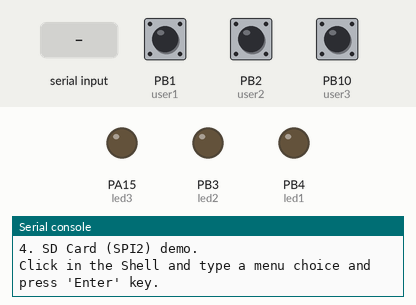
A program run on a simulated pyboard running MicroPython. Parts: output pins drawn as LEDs (lit = HIGH), the last lines printed to the serial console. Dashed ring = blinking. The inputs (shaded band) are chosen by the test bench; at power-on: PB1 (user1) HIGH, PB2 (user2) HIGH, PB10 (user3) HIGH.

Above: at 1.2 s.
1.3 s: "1" typed at the serial console, then Enter
2.8 s: PB1 (user1) pulled LOW for 1 s
At 3.3 s:
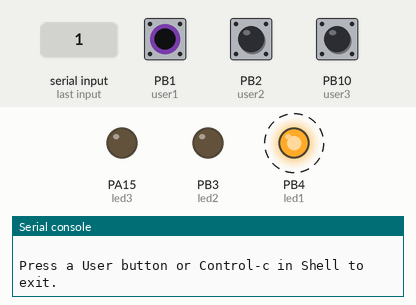
5.8 s: PB1 (user1) pulled LOW for 3.2 s
At 6.5 s:
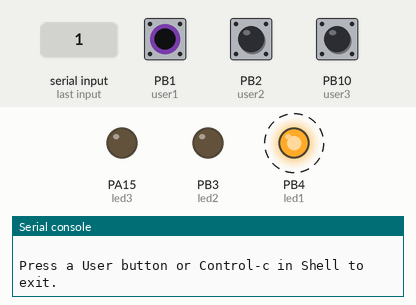
10.5 s: PB2 (user2) pulled LOW for 1 s
At 11.1 s:
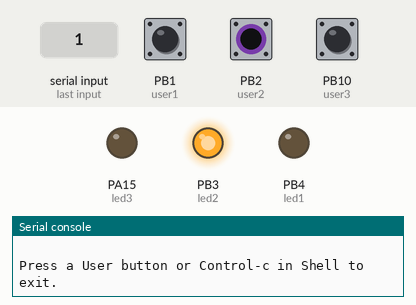
13.0 s: PB10 (user3) pulled LOW for 1 s
At 13.7 s:
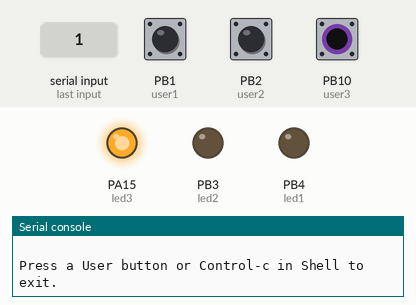
15.5 s: PB10 (user3) pulled LOW for 3.2 s
At 15.9 s:
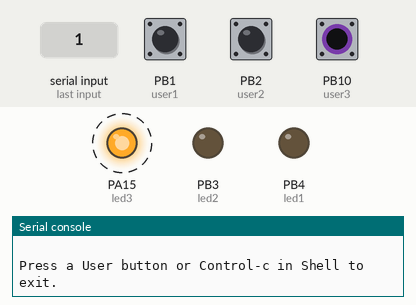
Timing chart, 0 to 20.2 s (numbered marks = the images above; inputs shaded):
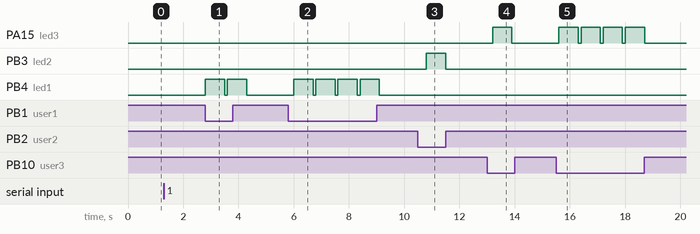

Measured:
- after the input at 2.8 s, PB4 (led1): alternates HIGH for 0.70 s and LOW for 0.10 s, 4 changes in all, then stays LOW, starting at once
- after the input at 5.8 s, PB4 (led1): alternates HIGH for 0.70 s and LOW for 0.10 s, 8 changes in all, then stays LOW, starting after 0.20 s
- after the input at 10.5 s, PB3 (led2): LOW → HIGH after 0.30 s, → LOW 0.70 s later
- after the input at 13.0 s, PA15 (led3): LOW → HIGH after 0.20 s, → LOW 0.70 s later
- after the input at 15.5 s, PA15 (led3): alternates HIGH for 0.70 s and LOW for 0.10 s, 8 changes in all, then stays LOW, starting after 0.10 s

The program:

bb_demo_no_oled.py
```python
# (licence header left out)
from pyb import Pin, ADC
from machine import I2C
import time

#import ssd1306
from time import sleep
import sdcard
import os

# Global Variables.
choice = 0
onetime = 0
mydir = "/sd"
line1 = ""
line2 = ""
# LEDs on the SBB.
USER_LED1_PIN = 'PB4'
USER_LED2_PIN = 'PB3'
USER_LED3_PIN = 'PA15'
# Define the leds.
led1 =  Pin(USER_LED1_PIN, Pin.OUT)
led2 =  Pin(USER_LED2_PIN, Pin.OUT)
led3 =  Pin(USER_LED3_PIN, Pin.OUT)
# Make sure they are off.
led1.off()
led2.off()
led3.off()
# Connect wires between PB1,PB2,PB10 and the SBB buttons.
USER_BTN1_PIN = 'PB1'
USER_BTN2_PIN = 'PB2'
USER_BTN3_PIN = 'PB10'
# Define the user buttons.
user1 = Pin(USER_BTN1_PIN, Pin.IN, Pin.PULL_UP)
user2 = Pin(USER_BTN2_PIN, Pin.IN, Pin.PULL_UP)
user3 = Pin(USER_BTN3_PIN, Pin.IN, Pin.PULL_UP)
# Connect wires between PA1, PA2, and PA3 to the potentiometers.
POT1_PIN = 'PA1'
POT2_PIN = 'PA2'
POT3_PIN = 'PA3'
# Define the analog input for the potentiometers.
pot1 = ADC(POT1_PIN)
pot2 = ADC(POT2_PIN)
pot3 = ADC(POT3_PIN)
# Define the Pins for the 4-socket hearder label I2C1 Port.
SCL_PIN = 'PB6'
SDA_PIN = 'PB7'
# Initialization of the I2C1 device
#i2c = I2C(scl=Pin(SCL_PIN), sda=Pin(SDA_PIN), freq=100000)
# Parameter setting of screen characteristics in Pixels
#oled_screen_width = 128
#oled_screen_length = 64
# oled object
#oled = None
#
# Jumpers must be on board between SPI-2 and SD Port.
# Note: CD is already pulled up to VCC with 10K
#WP = None
SCK = Pin('PB13')
MISO = Pin('PB14')
MOSI = Pin('PB15')
CS = Pin('PB12')
SPI_PORT = 2
# microsd object
sd = None

def menu():
    global choice
    print("Menu.")
    print("1. Button and LEDs demo.")
    print("2. Potentiometers (ADC) demo.")
    #print("3. OLED (I2C1) demo.")
    print("4. SD Card (SPI2) demo.")
    print("Click in the Shell and ", end="")
    print("type a menu choice and press 'Enter' key.")
    choice = input()
    if len(choice) > 1:
        choice = choice[0]

def prompt():
    print("\n")
    print("Press a User button or Control-c in Shell to exit.")

def button_setup():
    print("SETUP STM32F411 Base Board as follows:")
    print("* LED1 at {}.".format(led1))
    print("* LED2 at {}.".format(led2))
    print("* LED3 at {}.".format(led3))
    print("* User BTN1 defined at {}.".format(user1))
    print("* User BTN2 defined at {}.".format(user2))
    print("* User BTN3 defined at {}.".format(user3))

def button_demo():
    user1_btn = user1.value()   # returns one or zero.
    user2_btn = user2.value()   # returns one or zero.
    user3_btn = user3.value()   # returns one or zero.
    #print("user1_btn:",user1_btn)
    if user1_btn == 0:
        led1.on()
    if user2_btn == 0:
        led2.on()
    if user3_btn == 0:
        led3.on()
    time.sleep(0.7)
    led1.off()
    led2.off()
    led3.off()

def pot_setup():
    #global onetime, oled
    global onetime
    onetime = 0
    print("SETUP STM32F411 Base Board as follows:")
    print("* POT1 at {}.".format(pot1))
    print("* POT2 at {}.".format(pot2))
    print("* POT3 at {}.".format(pot3))
    print("* User BTN1 defined at {}.".format(user1))
    #oled_setup()

def pot_headers():
    #global onetime, oled
    global onetime
    if onetime == 0:
        print()
        print("NOTE: Readings are updated every 5 seconds.\n")
        print("     POT1     ", end="")
        print("       POT2     ", end="")
        print("       POT3     ", end="\n")
        print(" -------------- ", end="")
        print(" -------------- ", end="")
        print(" -------------- ", end="\n")
        #oled.fill(0)
        #oled.show()
    onetime = 1

def pot_demo():
    #global oled, line1, line2
    pot_headers()
    #oled.text (line1, 0, 16, 0)
    #oled.text (line2, 0, 24, 0)
    #oled.fill(0)
    #oled.show()
    reading1 = pot1.read()
    value1 = (reading1 * 3.3) / 4095
    time.sleep(.1)
    reading2 = pot2.read()
    value2 = (reading2 * 3.3) / 4095
    time.sleep(.1)
    reading3 = pot3.read()
    value3 = (reading3 * 3.3) / 4095
    time.sleep(.1)
    print(" %d cnt %.2fv " % (reading1,value1),end="")
    print(" %d cnt %.2fv " % (reading2,value2),end="")
    print(" %d cnt %.2fv " % (reading3,value3),end="\n")
    #line1 = "%4d %4d %4d" % (reading1, reading2, reading3)
    #line2 = "%.2f %.2f %.2f" % (value1, value2, value3)
    #oled.text ('Potentiometers', 0, 0)
    #oled.text ('POT1 POT2 POT3', 0, 8)
    #oled.text (line1, 0, 16)
    #oled.text (line2, 0, 24)
    #oled.show ()
    time.sleep(5)

# def oled_setup():
#     global oled
#     print("SETUP STM32F411 Base Board as follows:")
#     print("* Note: I2C1 port is ready. OLED must be plugged in.")
#     # this will error if oled is not plugged in.
#     oled = ssd1306.SSD1306_I2C(oled_screen_width, oled_screen_length, i2c)
#     print("* I2C1 is {}.".format(i2c))
#     print("* User BTN1 defined at {}.".format(user1))
#     oled.text ('(Press User Btn)', 0, 0)
#     oled.text ('or click Cntl-C', 0, 8)
#     oled.show()
#
# def oled_demo():
#     global done, oled
#     oled.fill(0)
#     oled.show()
#     oled.text ('MicroPython OLED', 0, 0)
#     oled.text ('Using I2C', 0, 8)
#     oled.text ('L3', 0, 16)
#     oled.text ('Cntl-c to exit', 0, 24)
#     oled.text ('L5', 0, 32)
#     oled.text ('L6', 0, 40)
#     oled.text ('L7', 0, 48)
#     oled.text ('L8', 0, 56)
#     oled.show ()
#     sleep(3)
#     oled.fill(0)
#     oled.show()
#     sleep(1)
#     oled.text ('App exited.', 0, 0)
#     oled.show()
#     sleep(1)
#     oled.fill(0)
#     oled.show()
#     done= True

def sdcard_setup():
    #global sd, oled
    global sd
    print("SETUP STM32F411 Base Board as follows:")
    print("Place a MicroSD card into the SD card socket.")
    print("Note: Place the jumpers on the SPI-2/SD-card Port.")
    print("* The SPI interface is using SPI-{} pins.".format(SPI_PORT))
    print("* - CS   is %s." % (CS) )
    print("* - SCK  is %s." % (SCK) )
    print("* - MISO is %s." % (MISO) )
    print("* - MOSI is %s." % (MOSI) )
    print("")
    print("* User BTN1 defined at {}.".format(user1))
    sd = sdcard.SDCard(pyb.SPI(SPI_PORT), CS)
    pyb.mount(sd, mydir)
    print("SD card mounted as {}.".format(mydir))
    #oled_setup()

def sdcard_demo():
    global mydir, done, sd, oled
    print("Listing for {}.".format(mydir))
    #oled.fill(0)
    #oled.show()
    #time.sleep(0.5)
    files = os.listdir(mydir)
    for file in files:
        print(" --",file)
#     oled.text ('Micro SD Card', 0, 0)
#     oled.text ('DIR:'+mydir, 0, 8)
#     row = 16
#     for file in files:
#         print(" --",file)
#         oled.text(file, 0, row)
#         row = row + 8
#     oled.show()
#    sleep(10)
    sleep(1)
    done=True

try:
    print("----------------")
    print("Program started.")
    menu()
    print("Performing choice '{}'.\n".format(choice))
    if choice == '1':
        button_setup()
    if choice == '2':
        pot_setup()
    if choice == '3':
        #oled_setup()
        pass
    if choice == '4':
        sdcard_setup()
    print("----------------")
    print("Press User button (BTN1) when ready.")
    # waiting for user to be ready with the board setup.
    user1_btn = 1
    while user1_btn == 1:
        user1_btn = user1.value()
    prompt()
    done = False
    while not done:
        if choice == '1':
            button_demo()
        if choice == '2':
            pot_demo()
        if choice == '3':
            #oled_demo()
            print("This is the No-OLED code.")
            done=2
            True
        if choice == '4':
            sdcard_demo()
        time.sleep(0.1)
except KeyboardInterrupt:
    done = True
    print('Interrupted by Control-c.')
finally:
    led1.off()
    led2.off()
    led3.off()
#     if choice != '1':
#         oled.fill(0)
#         oled.show()
    print('Finished.')
```
